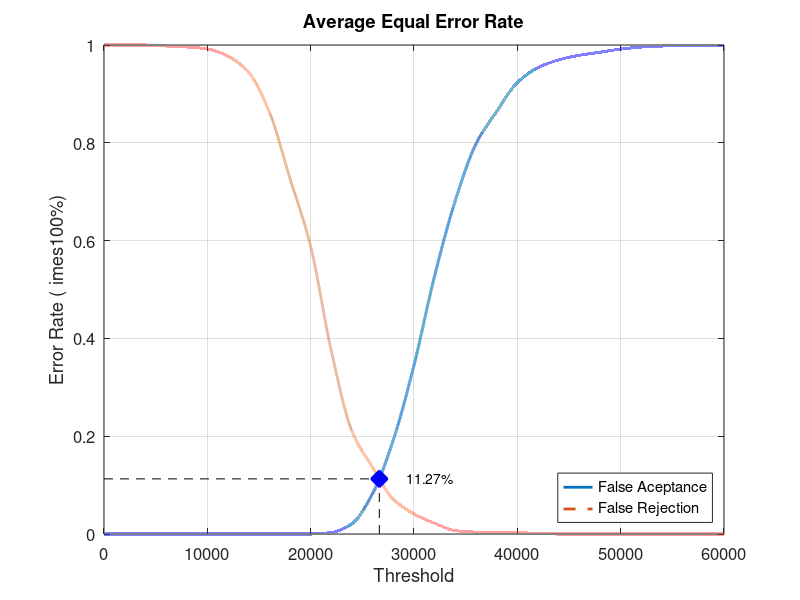
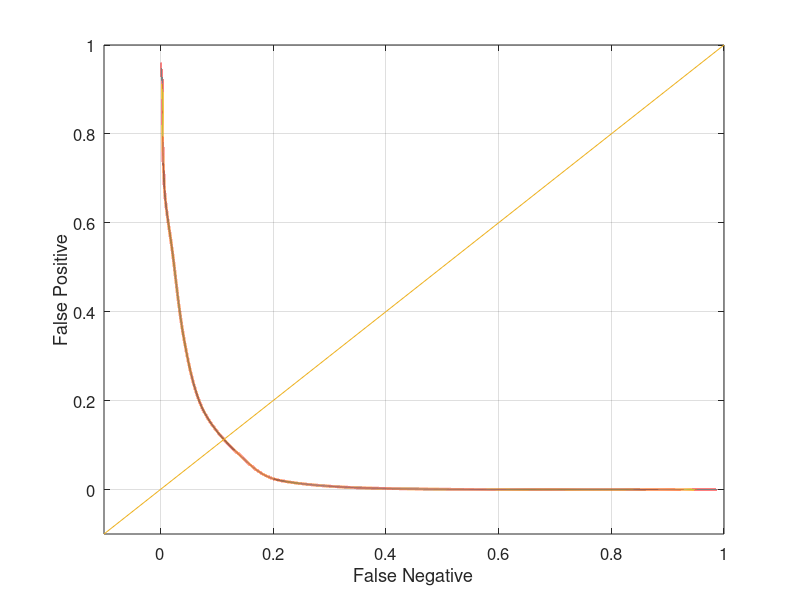

Write the MATLAB code that produced these figures, in order.
close all;
clear;
clc;
x = 0:2000:60000;
xq = 0:0.5:60000;

y0 = [0 0 0 0 0 0 0 0 0 0 0 0.0031579 0.0210526 0.0831579 0.192632 0.345263 0.528421 0.682105 0.797895 0.86421 0.923158 0.953684 0.969474 0.978947 0.985263 0.991579 0.99579 0.997895 0.998947 0.998947 1]
yy0 = interp1(x, y0, xq, 'pchip');
y1 = [1 1 1 0.998 0.996 0.992 0.977 0.944 0.863 0.727 0.588 0.374 0.21 0.136 0.071 0.041 0.022 0.007 0.004 0.004 0.003 0.001 0 0 0 0 0 0 0 0 0]
yy1 = interp1(x, y1, xq, 'pchip');

% Calculating EER: 
y2 = abs(y0 - y1);
find(y2 == min(y2))
yy2 = abs(yy0 - yy1);
xEER = find(yy2 == min(yy2));
xEERIndex = xq(xEER) % X-axis EER
yEER = yy0(xEER) % Y-axis EER

main = figure
plot(xq, yy0,'-','LineWidth', 2);	hold on
plot(xq, yy1,'--','LineWidth', 2);	hold on
plot([xEERIndex xEERIndex], [0 yEER], 'k--');	hold on
plot([0 xEERIndex], [yEER yEER], 'k--');	hold on
plot(xEERIndex, yEER, 'bx', 'LineWidth', 10);	hold on
text(xEERIndex + 10 * xEERIndex / 100, yEER, [num2str(round((10000 * yEER)) / 100) '%'])
legend('False Aceptance', 'False Rejection', 'Location', 'SouthEast')
xlabel('Threshold')
ylabel('Error Rate (	imes100%)')
title('Average Equal Error Rate')
set(gca, 'FontSize', 12)
axis([0 60000 0 1])
grid on

print(main, 'Database3AverageMain', '-dpng');
FNRxFPR = figure('Color', [1 1 1]);
plot(yy1, yy0, '-', yy1, yy0, 'LineWidth', 2);
hold on
y = -0.1:0.1:1
plot(y, y); 
set(gca, 'FontSize', 12)
xlabel('False Negative')
ylabel('False Positive')
axis([-0.1 1 -0.1 1])
set(gca, 'FontSize', 12)
grid on

print(FNRxFPR, 'Database3AverageFNRxFPR','-dpng');
